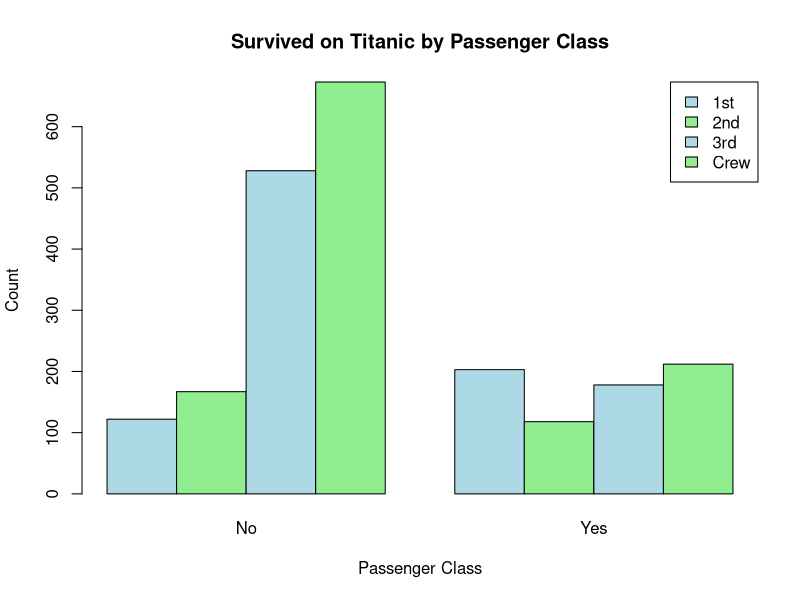
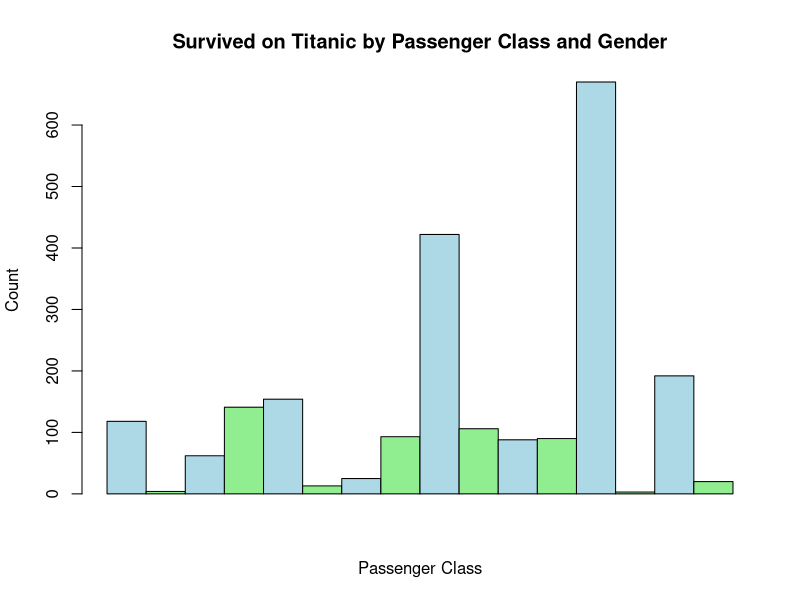
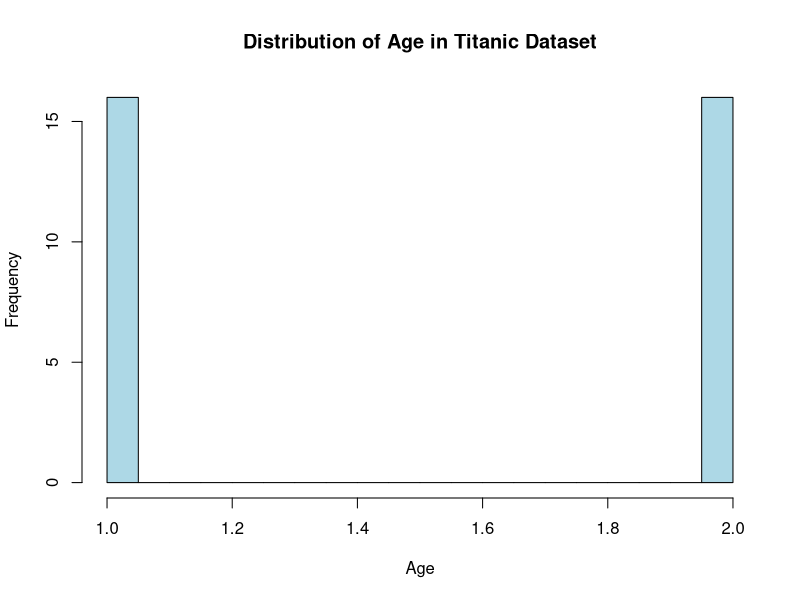

The R source for these figures, in order:
data("Titanic")

survival_counts <- apply(Titanic, c("Class", "Survived"), sum)
barplot(survival_counts, beside = TRUE,
        col = c("lightblue", "lightgreen"),
        legend.text = TRUE,
        args.legend = list(x = "topright"),
        main = "Survived on Titanic by Passenger Class",
        xlab = "Passenger Class", ylab = "Count")

survival_counts <- apply(Titanic, c(2, 4, 1), sum)
survival_matrix <- as.matrix(survival_counts)
barplot(survival_matrix, beside = TRUE, col = c("lightblue", "lightgreen"),
        main = "Survived on Titanic by Passenger Class and Gender",
        xlab = "Passenger Class", ylab = "Count",
        legend.text = TRUE, args.legend = list(x = "topright"),
        legend = colnames(survival_matrix))

titanic_df <- as.data.frame(Titanic)
age_data <- as.numeric(na.omit(titanic_df$Age))
hist(age_data, col = "lightblue", breaks = 20,
     main = "Distribution of Age in Titanic Dataset",
     xlab = "Age", ylab = "Frequency")
